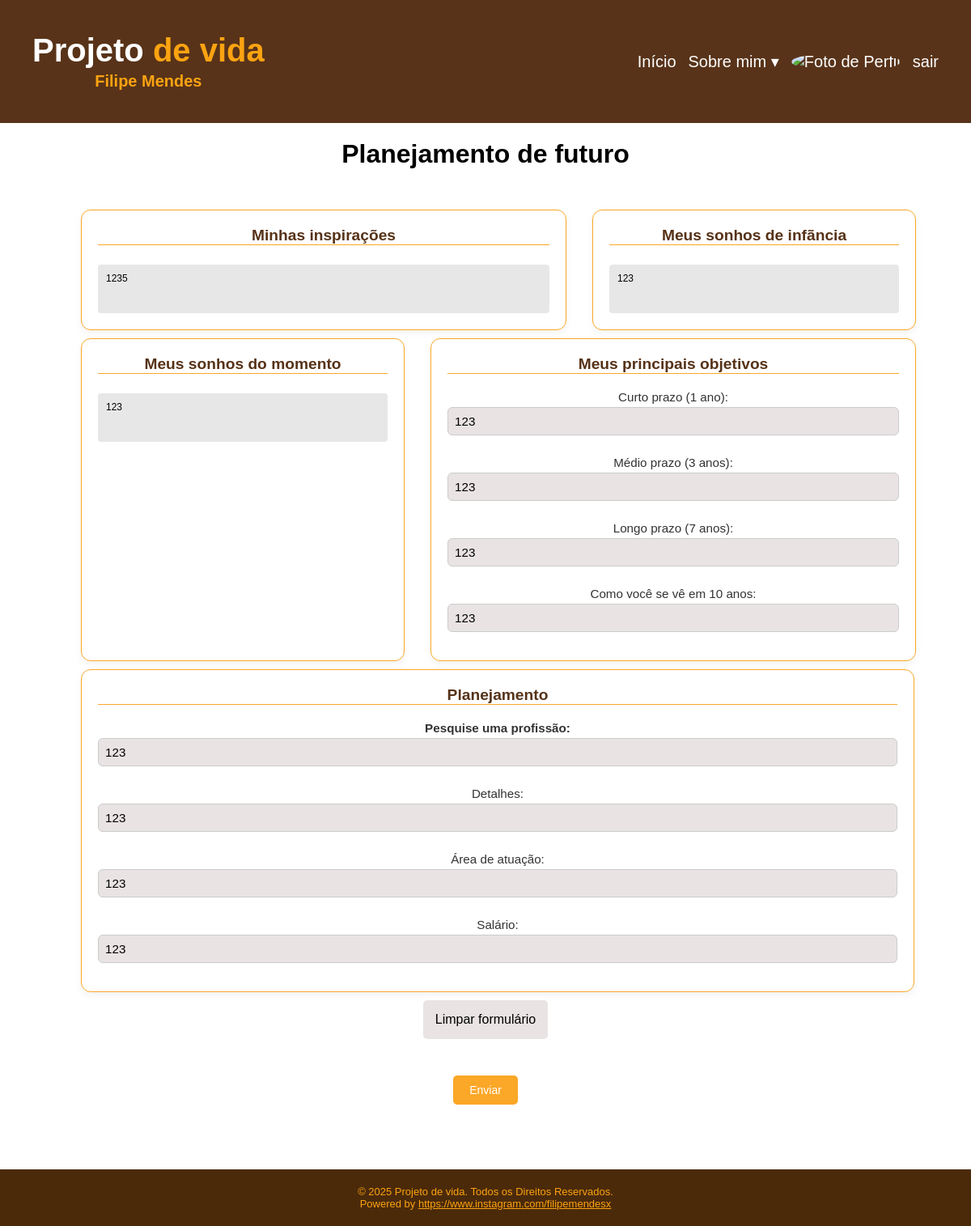
The app's page /views/planejamento.php (signed in) with its own data.
### tables this page shows
CREATE TABLE `planejamento_futuro` (
  `id` int(11) NOT NULL,
  `user_id` int(11) NOT NULL,
  `inspiracoes` text DEFAULT NULL,
  `sonhos_infancia` text DEFAULT NULL,
  `sonhos_momento` text DEFAULT NULL,
  `objetivo_curto_prazo` varchar(255) DEFAULT NULL,
  `objetivo_medio_prazo` varchar(255) DEFAULT NULL,
  `objetivo_longo_prazo` varchar(255) DEFAULT NULL,
  `visao_10_anos` varchar(255) DEFAULT NULL,
  `profissao_desejada` varchar(255) DEFAULT NULL,
  `detalhes_profissao` text DEFAULT NULL,
  `area_atuacao` varchar(255) DEFAULT NULL,
  `salario_estimado` varchar(255) DEFAULT NULL,
  `criado_em` timestamp NOT NULL DEFAULT current_timestamp()
);

### models/UserModel.php (called while the page is built, shortened)
<?php
require_once '../config/Database.php';
class UserModel
{
    private $pdo;
    public function __construct()
    {
        $database = new Database();
        $this->pdo = $database->getConnection();
    }
    public function buscarPlanejamentoFuturo($userId)
    {
        $sql = "SELECT * FROM planejamento_futuro WHERE user_id = :user_id LIMIT 1";
        $stmt = $this->pdo->prepare($sql);
        $stmt->execute([':user_id' => $userId]);
        return $stmt->fetch(PDO::FETCH_ASSOC);
    }
}

### config/Database.php (called while the page is built, shortened)
<?php
class Database
{
    private $servername = "localhost";
    private $username = "root";
    private $password = "";
    private $db_name = "projeto_vida_filipe";
    public function getConnection()
    {
        $this->pdo = null;
        try {
            $this->pdo = new PDO("mysql:host=" . $this->servername . ";dbname=" . $this->db_name, $this->username, $this->password);
            $this->pdo->exec("set names utf8");
        } catch (PDOException $exception) {
            echo "Erro de conexão: " . $exception->getMessage();
        }
        return $this->pdo;
    }
}

### controllers/UserController.php (called while the page is built, shortened)
<?php
require_once '../models/UserModel.php';
class UserController
{
    private $Model;
    public function __construct() {
        $this->Model = new UserModel();
    }
    public function buscarPlanejamentoFuturo($userId) {
        return $this->Model->buscarPlanejamentoFuturo($userId);
    }
}

### views/planejamento.php (the view, shortened to what this page needs)
<?php
require_once '../controllers/UserController.php';
$controller = new UserController();
$user_id = $_COOKIE['user_id'];
$dados = $controller->buscarPlanejamentoFuturo($user_id);
?>
<!DOCTYPE html>
<html lang="pt-br">
<head>
    <link rel="stylesheet" href="../style/style.css">
</head>
<body>
<header class="header">
    <div class="title-group">
        <div class="title">Projeto <span class="highlight">de vida</span></div>
        <div class="subtitle">Filipe Mendes</div>
    </div>
    <nav class="botao">
        <a href="home.php">Início</a>
        <a href="sobre.php">Sobre mim &#9662;</a>
        <a href="../view/perfil.php"><img id="fotoPerfil" src="../view/imagem.php?id=<?= $_COOKIE['user_id'] ?>"
                                               alt="Foto de Perfil" class="profile"></a>
        <a href="logout.php">sair</a>
    </nav>
</header>
<main class="container">
    <h1 class="titulo">Planejamento de futuro </h1>
    <form method="post" action="<?= $_SERVER['PHP_SELF'] ?>">
        <section class="flex">
            <div class="bloco verde sessenta">
                <h2>Minhas inspirações</h2>
                <textarea name="inspiracoes" rows="15"><?= htmlspecialchars($dados['inspiracoes'] ?? '') ?></textarea>
            </div>
            <div class="bloco laranja quarenta">
                <h2>Meus sonhos de infãncia</h2>
                <textarea name="sonhos_infancia" rows="10"><?= htmlspecialchars($dados['sonhos_infancia'] ?? '') ?></textarea>
            </div>
        </section>
        <section class="flex">
            <div class="bloco azul quarenta">
                <h2>Meus sonhos do momento</h2>
                <textarea name="sonhos_momento" rows="10"><?= htmlspecialchars($dados['sonhos_momento'] ?? '') ?></textarea>
            </div>
            <div class="bloco azul sessenta">
                <h2>Meus principais objetivos</h2>
                <label>Curto prazo (1 ano):<input type="text" name="curto_prazo" value="<?= htmlspecialchars($dados['objetivo_curto_prazo'] ?? '') ?>"></label>
                <label>Médio prazo (3 anos):<input type="text" name="medio_prazo" value="<?= htmlspecialchars($dados['objetivo_medio_prazo'] ?? '') ?>"></label>
                <label>Longo prazo (7 anos):<input type="text" name="longo_prazo" value="<?= htmlspecialchars($dados['objetivo_longo_prazo'] ?? '') ?>"></label>
                <label>Como você se vê em 10 anos:<input type="text" name="visao_10_anos" value="<?= htmlspecialchars($dados['visao_10_anos'] ?? '') ?>"></label>
            </div>
        </section>
        <section class="flex">
    <div class="bloco laranja full cem">
        <h2>Planejamento</h2>
        <h3>
            <label>Pesquise uma profissão:
                <input type="text" name="profissao_desejada" id="profissao" list="profissoesMilitares"
                       value="<?= htmlspecialchars($dados['profissao_desejada'] ?? '') ?>">
            </label>
        </h3>
        <label>Detalhes:
            <input type="text" name="detalhes_profissao" id="detalhes" value="<?= htmlspecialchars($dados['detalhes_profissao'] ?? '') ?>">
        </label>
        <label>Área de atuação:
            <input type="text" name="area_atuacao" id="atuacao" value="<?= htmlspecialchars($dados['area_atuacao'] ?? '') ?>">
        </label>
        <label>Salário:
            <input type="text" name="salario_estimado" id="salario" value="<?= htmlspecialchars($dados['salario_estimado'] ?? '') ?>">
        </label>
    </div>
</section>
        <div class="limpar">
            <input type="reset" value="Limpar formulário">
        </div>
        <div class="enviar">
            <button type="submit">Enviar</button>
        </div>
    </form>
</main>
<footer class="footer">
    <p> © 2025 Projeto de vida. Todos os Direitos Reservados.</p>
    <p>
        Powered by
        <a href="https://www.instagram.com/filipeemendesx/" target="_blank">
            https://www.instagram.com/filipemendesx
        </a>
    </p>
</footer>
</body>
</html>

### style/style.css (style rules this page uses)
* { margin: 0; padding: 0; box-sizing: border-box; font-family: 'Poppins', sans-serif; }
body { display: flex; align-items: center; justify-content: center; flex-direction: column; background-color: #563218; color: #000000; overflow-x: hidden; font-family: 'Poppins', sans-serif; }
h2 { font-size: 1.2em; }
form { display: flex; flex-direction: column; align-content: center; align-items: center; justify-content: center; }
input { background-color: #e9e3e3; border: none; border-radius: 5px; padding: 15px; margin-bottom: 15px; font-size: 16px; }
.titulo { gap: 18px; }
.flex { display: flex; gap: 2em; width: 1000px; }
body { margin: 0; font-family: 'Segoe UI', sans-serif; }
header { background-color: #593417; color: rgb(255, 255, 255); text-align: center; padding: 40px 20px; width: 100%; }
.titulo { font-size: 2.5em; font-weight: 700; }
.container h1 { color: black; }
.footer { background-color: #4b2a0a; color: #fca311; text-align: center; font-family: 'Poppins', sans-serif; padding: 20px 10px; font-size: 13px; margin-top: 60px; width: 100%; }
.footer a { color: #fca311; text-decoration: underline; }
body { font-family: 'Segoe UI', sans-serif; margin: 0; padding: 0; background-color: #f0f2f5; }
.container { max-width: 1200px; margin: 0 auto; padding: 20px; }
.titulo { text-align: center; font-size: 2rem; margin-bottom: 30px; color: #ffffff; }
.bloco { background-color: #ffffff; border: 1px solid #FBA727; border-radius: 12px; box-shadow: 0 4px 10px rgba(0,0,0,0.05); padding: 20px; display: flex; flex-direction: column; gap: 10px; margin-bottom: 10px; }
.bloco h2 { font-size: 1.2rem; color: #222; margin-bottom: 10px; text-align: center; border-bottom: #FBA727 1px solid; color: #563218; }
label { display: flex; flex-direction: column; font-size: 0.95rem; color: #333; }
input[type="text"], input[type="email"], input[type="date"], textarea { padding: 8px; border-radius: 6px; border: 1px solid #ccc; font-size: 0.95rem; margin-top: 4px; }
textarea { resize: vertical; }
.bloco.full { grid-column: 1 / 3; }
.enviar { text-align: center; margin-top: 30px; grid-column: 1 / 3; }
button { background-color: #f77f00; color: white; border: none; padding: 12px 30px; font-size: 1rem; border-radius: 8px; cursor: pointer; transition: background 0.3s ease; }
.limpar { color:blue; }
.quarenta { min-width: 400px; }
.sessenta { min-width: 600px; }
.cem { min-width: 1030px; }
body { margin: 0; font-family: 'Poppins', sans-serif; background-color: #fafafa; }
.header { background-color: #583319; color: white; padding: 40px; display: flex; justify-content: space-between; align-items: center; }
.title-group { display: flex; flex-direction: column; }
.title { font-size: 40px; font-weight: 700; }
.title .highlight { color: #fca311; }
.subtitle { color: #fca311; font-size: 20px; font-weight: 600; margin-top: 4px; }
.botao { display: flex; align-items: center; gap: 15px; font-size: 20px; }
.botao a { color: white; text-decoration: none; font-weight: 525; }
.profile { width: 30px; height: 30px; border-radius: 50%; object-fit: cover; }
body { font-family: Arial, sans-serif; background: #fff; width: 100%; text-align: center; }
h1 { font-size: 20px; margin-bottom: 40px; }
.container { display: flex; flex-wrap: wrap; justify-content: center; max-width: 900px; margin: 0 auto; gap: 20px; width: 100%; }
textarea { width: 100%; height: 60px; resize: none; font-size: 12px; padding: 10px; box-sizing: border-box; background: #e7e7e7; border: none; border-radius: 4px; font-family: Arial, sans-serif; }
button { background-color: #FBA727; border: none; color: white; padding: 10px 20px; margin: 0 10px; border-radius: 5px; font-size: 14px; cursor: pointer; }
* { text-decoration: none; }

### records on screen
planejamento_futuro: inspiracoes "1235", sonhos_infancia "123", sonhos_momento "123", curto_prazo "123", medio_prazo "123", longo_prazo "123", visao_10_anos "123", profissao_desejada "123", detalhes_profissao "123", area_atuacao "123", salario_estimado "123"
